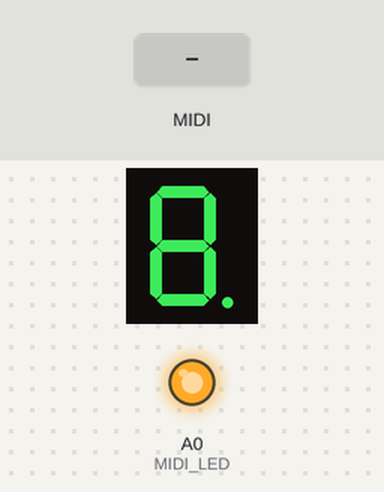
The sketch below on a simulated Arduino Uno, built with avr-gcc and run on an emulated ATmega328P. Shown: 1-digit seven-segment display, output pins drawn as LEDs (lit = HIGH). Wiring (inferred from the names in the program): 1-digit 7-segment display, segments lit when LOW: segments pin 2, pin 4, pin 7, pin 8, pin 9, pin 3, pin 5, pin 6. The test bench sets the inputs (shaded band). MIDI output is not drawn; the segment pins are drawn as the display they are named for; pins used as bus, display or sensor lines are not drawn.

Above: at 2.4 s.
2.5 s: MIDI note 36 received
At 2.65 s:
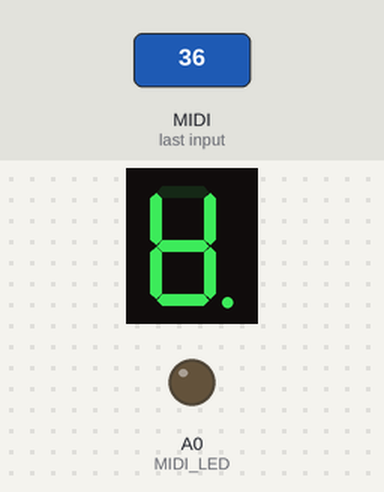
4.3 s: MIDI note 48 received
At 4.45 s:
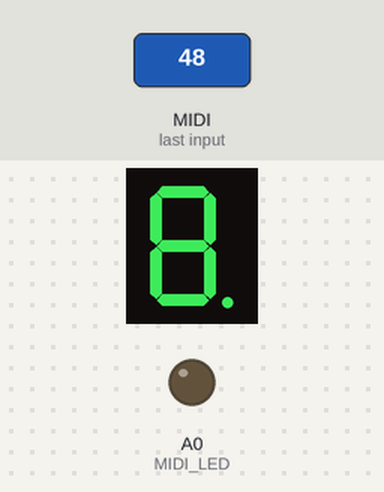
Timing chart, 0 to 7.3 s (numbered marks = the images above; inputs shaded):
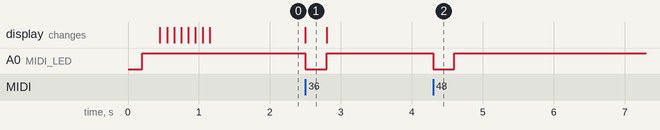

The sketch:

midi_8_drum_gates.ino
```cpp
/*
 * 8 Drum Gate Outputs from MIDI Channel 10
 *
 * Version for original MIDI8d and MIDI8d+ (with PWM outputs)
 * Change HW_VERSION for correct pin order.
 *
 * Requires the Arduino MIDI Library:
 * https://github.com/FortySevenEffects/arduino_midi_library
 *
*/

/*
 * Hardware version
 *
 * Comment/Uncomment the correct lines:
 */
//#define HW_MIDI8d_Original
#define HW_MIDI8d_Plus


#include <MIDI.h>


#ifdef HW_MIDI8d_Plus
  // Pin definitions
  #define MIDI_LED A0

  #define MIDI_IN 0

  #define NBR_GATE_OUTS 8

  byte gate_pins[NBR_GATE_OUTS] = {
    2, 4, 7, 8, 9, 3, 5, 6
  };    // array of output pin numbers (Arduino #)
#else
  // Pin definitions
  #define MIDI_LED A0

  #define MIDI_IN 0

  #define NBR_GATE_OUTS 8

  byte gate_pins[NBR_GATE_OUTS] = {
    2, 3, 4, 5, 6, 7, 8, 9
  };    // array of output pin numbers (Arduino #)
#endif


// state of each gate output
bool gate_states[NBR_GATE_OUTS];


// MIDI Channel we want to react to
#define MIDI_CHANNEL 10
//#define MIDI_CHANNEL MIDI_CHANNEL_OMNI

// lowest note we want to respond to
#define LOWEST_MIDI_NOTE 36
// 36 (decimal value for MIDI note number) corresponds to C2

// then, highest note will be
#define HIGHEST_MIDI_NOTE LOWEST_MIDI_NOTE + NBR_GATE_OUTS - 1


MIDI_CREATE_DEFAULT_INSTANCE();

void blink_MIDI_LED(void)
{
  // pin PC0 is connected to MIDI activity LED
  PORTC ^= (1 << 0);
}


void handleNoteOn(byte channel, byte pitch, byte velocity)
{
  // gate is the output number to be activated
  byte gate = 0;

  blink_MIDI_LED();
  // if the received NoteOn message is in the range of the note we can respond to
  if ((pitch >= LOWEST_MIDI_NOTE) && (pitch <= HIGHEST_MIDI_NOTE))
  {
    // set the gate number according to the MIDI note number
    gate = pitch - LOWEST_MIDI_NOTE;
    // Gate ON
    digitalWrite(gate_pins[gate], HIGH);
    // record the gate state
    gate_states[gate] = HIGH;
  }
}

void handleNoteOff(byte channel, byte pitch, byte velocity)
{
  // Do something when the note is released.
  // Note that NoteOn messages with 0 velocity are interpreted as NoteOffs.

  // gate is the output number to be deactivated
  byte gate = 0;

  // if the received NoteOff message is in the range of the note we can respond to
  if ((pitch >= LOWEST_MIDI_NOTE) && (pitch <= HIGHEST_MIDI_NOTE))
  {
    // set the gate number according to the MIDI note number
    gate = pitch - LOWEST_MIDI_NOTE;
    // Gate OFF
    digitalWrite(gate_pins[gate], LOW);
    // record the gate state
    gate_states[gate] = LOW;
  }
  blink_MIDI_LED();
}

// -----------------------------------------------------------------------------

void setup()
{
  // set Inputs
  pinMode(MIDI_IN, INPUT);

  // set Outputs
  pinMode (MIDI_LED, OUTPUT);

  digitalWrite(MIDI_LED, LOW);
  delay(200);
  blink_MIDI_LED();
  delay(200);

  // GATE outputs
  for (byte i = 0; i < NBR_GATE_OUTS; i++)
  {
    pinMode(gate_pins[i], OUTPUT);

    digitalWrite(gate_pins[i], HIGH);
    delay(50);
    digitalWrite(gate_pins[i], LOW);
    delay(50);
  }

  // Connect the handleNoteOn function to the library,
  // so it is called upon reception of a NoteOn.
  MIDI.setHandleNoteOn(handleNoteOn);  // Put only the name of the function

  // Do the same for NoteOffs
  MIDI.setHandleNoteOff(handleNoteOff);

  // Initiate MIDI communications, listen to channel 10 only, for drums
  MIDI.begin(MIDI_CHANNEL);
}

void loop()
{
    // Call MIDI.read the fastest you can for real-time performance.
    MIDI.read();
}
```

Measured:
- after the input at 2.5 s, A0 (MIDI_LED): HIGH → LOW at once, → HIGH 0.30 s later; the display: changes at once (image 1)
- after the input at 4.3 s, A0 (MIDI_LED): HIGH → LOW at once, → HIGH 0.30 s later
